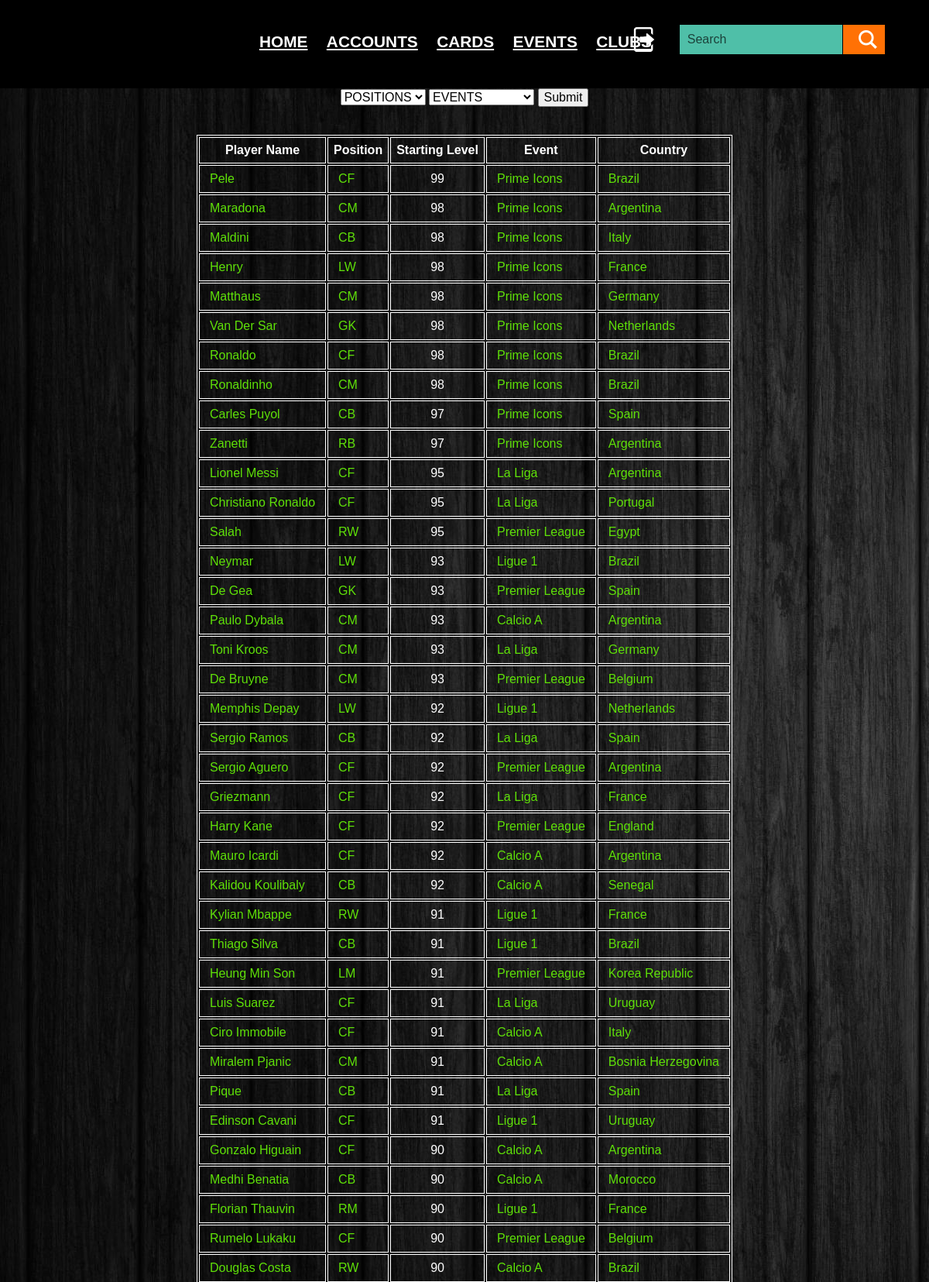
/admin_card.php (signed in, upper part), run on the app's committed database.
### tables this page shows
CREATE TABLE IF NOT EXISTS `player_cards` (
  `card_id` varchar(20) NOT NULL,
  `player_name` varchar(20) NOT NULL,
  `position` char(2) DEFAULT NULL,
  `initial_lvl` int(11) DEFAULT NULL,
  `event_name` varchar(20) DEFAULT NULL,
  `country` varchar(20) NOT NULL,
  PRIMARY KEY (`card_id`),
  KEY `event_name` (`event_name`)
);

### admin_card.php (the view, shortened to what this page needs)
<?php
require('admin_menu.php');
require('db_connect.php');
?>
<?php
if(isset($_POST['card'])){
    $card_name = $_POST['card'];
    $qry = "SELECT * FROM player_cards c,played_in p
            WHERE c.card_id = p.card_id AND player_name = '$card_name';";
    $card_detail = mysqli_query($conn,$qry) or die("Failed to get $card_name datails: ".mysqli_error($conn));
    $row = mysqli_fetch_array($card_detail);
    echo '<h1><center>'.$card_name.'</center></h1>';
    echo 'Country : <b>'.$row['country'].'</b><br>
          Club : <b>'.$row['club_name'].'</b><br>
          Position : <b>'.$row['position'].'</b><br>
          Event : <b>'.$row['event_name'].'</b><br>';
    $qry = "SELECT p.card_id,player_name, lvl, skill, passing, shooting, training_xp
            FROM player_cards p,card_lvls c WHERE c.card_id = p.card_id
            AND player_name = '$card_name';";
    $card = mysqli_query($conn,$qry) or die("Failed to get $card_name player cards: ".mysqli_error($conn));
    echo '<table cellpadding=7 align=center >
          <tr>
          <th> Player Name </th>
          <th> Level </th>
          <th> Skill </th>
          <th> Passing </th>
          <th> Shooting </th>
          <th> Training XP </th>
          </tr>';
    while($row = mysqli_fetch_array($card)){
        echo '<tr>
              <td>'.$row['player_name'].'</td>
              <td align=center>'.$row['lvl'].'</td>
              <td align=center>'.$row['skill'].'</td>
              <td align=center>'.$row['passing'].'</td>
              <td align=center>'.$row['shooting'].'</td>
              <td align=center>'.$row['training_xp'].'</td>
              </tr>';
        $card_id = $row['card_id'];
    }
    echo '</table>';
    echo '<br><form action= "change_card.php" method="post">
          <button type="submit" name="update" value="'.$card_id.'" style="margin-left:33%;">Update Card</button>
          </form>';
    echo '<br><form action = "" method = "post">
          <button type="submit" style="margin-left:2%;">To All Cards</button>
          </form>';
}
else{
    echo '<center><form action="" method="post">
        <select name= "position" style="width: 110px;">
            <option> POSITIONS
            <optgroup label = "Forwards">
                <option> CF
                <option> LW
                <option> RW
            </optgroup>
            <optgroup label = "Midfielders">
                <option> CM
                <option> RM
                <option> LM
            </optgroup>
            <optgroup label = "Defenders">
                <option> CB
                <option> LB
                <option> RB
            </optgroup>
            <optgroup label = "Goal Keeper">
                <option> GK
             </optgroup>
        </select>
        <select name = "event">
            <option> EVENTS
            <option> Prime Icons
            <option> La Liga
            <option> Premier League
            <option> Ligue 1
            <option> Calcio A
        </select>
        <input type="submit" name="submit" value="Submit">
    </form></center>
    <br><br>';
    $select = "";
    $qry = 'SELECT * FROM player_cards '.$select.' ORDER BY initial_lvl DESC;';
    $player_cards = mysqli_query($conn,$qry) or die('Failed to get players cards: '.mysqli_error($conn));
    echo '<form action="" method="post" >';
    echo '<table cellpadding=7 align=center >
          <tr>
          <th> Player Name </th>
          <th> Position </th>
          <th> Starting Level </th>
          <th> Event </th>
          <th> Country </th>
          </tr>';
    while($row = mysqli_fetch_array($player_cards)){
        echo '<tr>
              <td><input type = "submit" name = "card" style="color:#5fe108; border: None; background-color: inherit;"
               value="'.$row['player_name'].'"></td>
              <td><input type = "submit" name = "position" style="color:#5fe108; border: None; background-color: inherit;"
               value="'.$row['position'].'"></td>
              <td align=center>'.$row['initial_lvl'].'</td>
              <td><input type = "submit" name = "event" style="color:#5fe108; border: None; background-color: inherit;"
               value="'.$row['event_name'].'"></td>
               <td><input type = "submit" name = "country" style="color:#5fe108; border: None; background-color: inherit;"
                value="'.$row['country'].'"></td>
              </tr>';
    }
    echo '</table></form>';
}
?>

### css/home_styles.css (style rules this page uses)
html { font-family: sans-serif; -webkit-text-size-adjust: 100%; -ms-text-size-adjust: 100%; }
body { margin: 0; }
button, html input[type="button"], input[type="reset"], input[type="submit"] { -webkit-appearance: button; cursor: pointer; }
input, button, select, textarea { font-family: inherit; font-size: inherit; line-height: inherit; }
::placeholder { color: black; opacity: 0.65; }

### admin_menu.php (style rules this page uses)
body { color: white; background-image: url(images/admin_bg.jpg); background-attachment:fixed; }
table, th, td { border: 1px solid white; }

### data on the page
player_cards: card "Pele", position "CF", initial_lvl "99", event "Prime Icons", country "Brazil"
player_cards: card "Maradona", position "CM", initial_lvl "98", event "Prime Icons", country "Argentina"
player_cards: card "Maldini", position "CB", initial_lvl "98", event "Prime Icons", country "Italy"
player_cards: card "Henry", position "LW", initial_lvl "98", event "Prime Icons", country "France"
player_cards: card "Matthaus", position "CM", initial_lvl "98", event "Prime Icons", country "Germany"
player_cards: card "Van Der Sar", position "GK", initial_lvl "98", event "Prime Icons", country "Netherlands"
player_cards: card "Ronaldo", position "CF", initial_lvl "98", event "Prime Icons", country "Brazil"
player_cards: card "Ronaldinho", position "CM", initial_lvl "98", event "Prime Icons", country "Brazil"
player_cards: card "Carles Puyol", position "CB", initial_lvl "97", event "Prime Icons", country "Spain"
player_cards: card "Zanetti", position "RB", initial_lvl "97", event "Prime Icons", country "Argentina"
player_cards: card "Lionel Messi", position "CF", initial_lvl "95", event "La Liga", country "Argentina"
player_cards: card "Christiano Ronaldo", position "CF", initial_lvl "95", event "La Liga", country "Portugal"
player_cards: card "Salah", position "RW", initial_lvl "95", event "Premier League", country "Egypt"
player_cards: card "Neymar", position "LW", initial_lvl "93", event "Ligue 1", country "Brazil"
player_cards: card "De Gea", position "GK", initial_lvl "93", event "Premier League", country "Spain"
player_cards: card "Paulo Dybala", position "CM", initial_lvl "93", event "Calcio A", country "Argentina"
player_cards: card "Toni Kroos", position "CM", initial_lvl "93", event "La Liga", country "Germany"
player_cards: card "De Bruyne", position "CM", initial_lvl "93", event "Premier League", country "Belgium"
player_cards: card "Memphis Depay", position "LW", initial_lvl "92", event "Ligue 1", country "Netherlands"
player_cards: card "Sergio Ramos", position "CB", initial_lvl "92", event "La Liga", country "Spain"
player_cards: card "Sergio Aguero", position "CF", initial_lvl "92", event "Premier League", country "Argentina"
player_cards: card "Griezmann", position "CF", initial_lvl "92", event "La Liga", country "France"
player_cards: card "Harry Kane", position "CF", initial_lvl "92", event "Premier League", country "England"
player_cards: card "Mauro Icardi", position "CF", initial_lvl "92", event "Calcio A", country "Argentina"
player_cards: card "Kalidou Koulibaly", position "CB", initial_lvl "92", event "Calcio A", country "Senegal"
player_cards: card "Kylian Mbappe", position "RW", initial_lvl "91", event "Ligue 1", country "France"
player_cards: card "Thiago Silva", position "CB", initial_lvl "91", event "Ligue 1", country "Brazil"
player_cards: card "Heung Min Son", position "LM", initial_lvl "91", event "Premier League", country "Korea Republic"
player_cards: card "Luis Suarez", position "CF", initial_lvl "91", event "La Liga", country "Uruguay"
player_cards: card "Ciro Immobile", position "CF", initial_lvl "91", event "Calcio A", country "Italy"
player_cards: card "Miralem Pjanic", position "CM", initial_lvl "91", event "Calcio A", country "Bosnia Herzegovina"
player_cards: card "Pique", position "CB", initial_lvl "91", event "La Liga", country "Spain"
player_cards: card "Edinson Cavani", position "CF", initial_lvl "91", event "Ligue 1", country "Uruguay"
player_cards: card "Gonzalo Higuain", position "CF", initial_lvl "90", event "Calcio A", country "Argentina"
player_cards: card "Medhi Benatia", position "CB", initial_lvl "90", event "Calcio A", country "Morocco"
player_cards: card "Florian Thauvin", position "RM", initial_lvl "90", event "Ligue 1", country "France"
player_cards: card "Rumelo Lukaku", position "CF", initial_lvl "90", event "Premier League", country "Belgium"
player_cards: card "Douglas Costa", position "RW", initial_lvl "90", event "Calcio A", country "Brazil"
